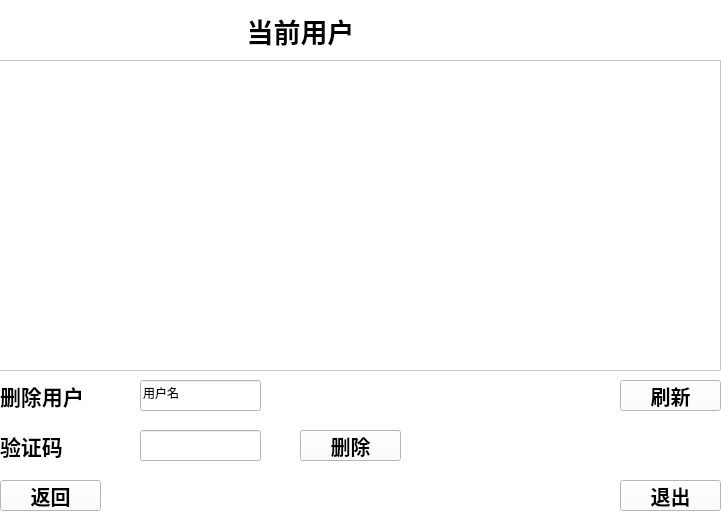
<?xml version="1.0" encoding="UTF-8"?>
<ui version="4.0">
 <class>userManage</class>
 <widget class="QWidget" name="userManage">
  <property name="geometry">
   <rect>
    <x>0</x>
    <y>0</y>
    <width>721</width>
    <height>513</height>
   </rect>
  </property>
  <property name="sizePolicy">
   <sizepolicy hsizetype="Fixed" vsizetype="Fixed">
    <horstretch>0</horstretch>
    <verstretch>0</verstretch>
   </sizepolicy>
  </property>
  <property name="minimumSize">
   <size>
    <width>60</width>
    <height>0</height>
   </size>
  </property>
  <property name="windowTitle">
   <string>Form</string>
  </property>
  <property name="styleSheet">
   <string notr="true">background-color:white</string>
  </property>
  <widget class="QLabel" name="label">
   <property name="geometry">
    <rect>
     <x>190</x>
     <y>10</y>
     <width>221</width>
     <height>41</height>
    </rect>
   </property>
   <property name="sizePolicy">
    <sizepolicy hsizetype="Preferred" vsizetype="Preferred">
     <horstretch>0</horstretch>
     <verstretch>0</verstretch>
    </sizepolicy>
   </property>
   <property name="font">
    <font>
     <pointsize>20</pointsize>
     <weight>75</weight>
     <bold>true</bold>
    </font>
   </property>
   <property name="mouseTracking">
    <bool>false</bool>
   </property>
   <property name="contextMenuPolicy">
    <enum>Qt::ActionsContextMenu</enum>
   </property>
   <property name="layoutDirection">
    <enum>Qt::LeftToRight</enum>
   </property>
   <property name="text">
    <string>当前用户</string>
   </property>
   <property name="alignment">
    <set>Qt::AlignCenter</set>
   </property>
  </widget>
  <widget class="QPushButton" name="retrun_pushbutton">
   <property name="enabled">
    <bool>true</bool>
   </property>
   <property name="geometry">
    <rect>
     <x>0</x>
     <y>480</y>
     <width>101</width>
     <height>31</height>
    </rect>
   </property>
   <property name="font">
    <font>
     <pointsize>15</pointsize>
     <weight>75</weight>
     <bold>true</bold>
    </font>
   </property>
   <property name="text">
    <string>返回</string>
   </property>
  </widget>
  <widget class="QPushButton" name="fresh_pushbutton">
   <property name="enabled">
    <bool>true</bool>
   </property>
   <property name="geometry">
    <rect>
     <x>620</x>
     <y>380</y>
     <width>101</width>
     <height>31</height>
    </rect>
   </property>
   <property name="font">
    <font>
     <pointsize>15</pointsize>
     <weight>75</weight>
     <bold>true</bold>
    </font>
   </property>
   <property name="text">
    <string>刷新</string>
   </property>
  </widget>
  <widget class="QLabel" name="label_2">
   <property name="geometry">
    <rect>
     <x>0</x>
     <y>380</y>
     <width>121</width>
     <height>31</height>
    </rect>
   </property>
   <property name="font">
    <font>
     <pointsize>16</pointsize>
     <weight>75</weight>
     <bold>true</bold>
    </font>
   </property>
   <property name="text">
    <string>删除用户</string>
   </property>
  </widget>
  <widget class="QLineEdit" name="delete_lineEdit">
   <property name="geometry">
    <rect>
     <x>140</x>
     <y>380</y>
     <width>121</width>
     <height>31</height>
    </rect>
   </property>
   <property name="text">
    <string>用户名</string>
   </property>
  </widget>
  <widget class="QPushButton" name="delete_pushbutton">
   <property name="enabled">
    <bool>true</bool>
   </property>
   <property name="geometry">
    <rect>
     <x>300</x>
     <y>430</y>
     <width>101</width>
     <height>31</height>
    </rect>
   </property>
   <property name="font">
    <font>
     <pointsize>15</pointsize>
     <weight>75</weight>
     <bold>true</bold>
    </font>
   </property>
   <property name="text">
    <string>删除</string>
   </property>
  </widget>
  <widget class="QLabel" name="label_4">
   <property name="geometry">
    <rect>
     <x>0</x>
     <y>430</y>
     <width>121</width>
     <height>31</height>
    </rect>
   </property>
   <property name="font">
    <font>
     <pointsize>16</pointsize>
     <weight>75</weight>
     <bold>true</bold>
    </font>
   </property>
   <property name="text">
    <string>验证码</string>
   </property>
  </widget>
  <widget class="QLineEdit" name="retry_lineEdit">
   <property name="geometry">
    <rect>
     <x>140</x>
     <y>430</y>
     <width>121</width>
     <height>31</height>
    </rect>
   </property>
   <property name="text">
    <string/>
   </property>
  </widget>
  <widget class="QTableWidget" name="user_tableview">
   <property name="geometry">
    <rect>
     <x>-10</x>
     <y>60</y>
     <width>731</width>
     <height>311</height>
    </rect>
   </property>
   <property name="sortingEnabled">
    <bool>false</bool>
   </property>
   <attribute name="horizontalHeaderCascadingSectionResizes">
    <bool>false</bool>
   </attribute>
   <attribute name="horizontalHeaderMinimumSectionSize">
    <number>29</number>
   </attribute>
   <attribute name="horizontalHeaderDefaultSectionSize">
    <number>120</number>
   </attribute>
   <attribute name="horizontalHeaderStretchLastSection">
    <bool>true</bool>
   </attribute>
   <attribute name="verticalHeaderVisible">
    <bool>false</bool>
   </attribute>
  </widget>
  <widget class="QPushButton" name="exit_pushbutton">
   <property name="enabled">
    <bool>true</bool>
   </property>
   <property name="geometry">
    <rect>
     <x>620</x>
     <y>480</y>
     <width>101</width>
     <height>31</height>
    </rect>
   </property>
   <property name="font">
    <font>
     <pointsize>15</pointsize>
     <weight>75</weight>
     <bold>true</bold>
    </font>
   </property>
   <property name="text">
    <string>退出</string>
   </property>
  </widget>
 </widget>
 <resources/>
 <connections/>
</ui>
